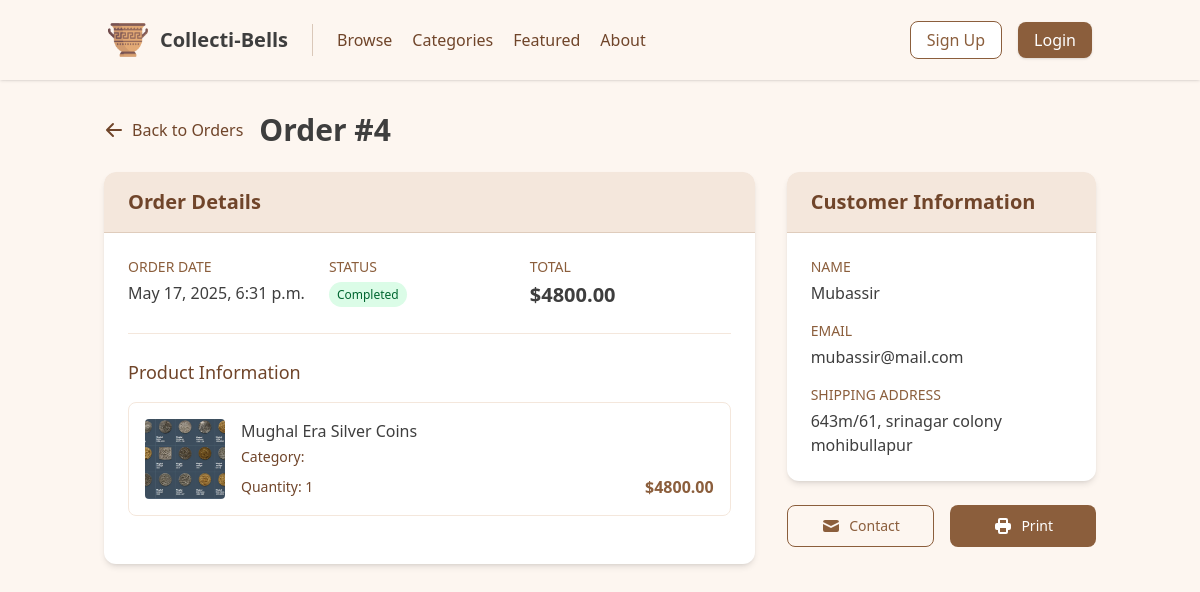
/orders/4/, run on the app's committed database.
### product/models.py (models this page shows, shortened)
class Order(models.Model):
    ORDER_STATUS = (
        ('pending', 'Pending'),
        ('completed', 'Completed'),
        ('cancelled', 'Cancelled'),
    )
    product = models.ForeignKey(Product, on_delete=models.CASCADE)
    customer_name = models.CharField(max_length=100)
    customer_email = models.EmailField()
    shipping_address = models.TextField()
    order_date = models.DateTimeField(auto_now_add=True)
    status = models.CharField(max_length=20, choices=ORDER_STATUS, default='pending')
    total_price = models.DecimalField(max_digits=10, decimal_places=2)
    class Meta:
        ordering = ['-order_date']

class Product(models.Model):
    name = models.CharField(max_length=50)
    description = models.TextField()
    price = models.DecimalField(max_digits=10, decimal_places=2)
    stock = models.IntegerField()
    image = models.ImageField(upload_to='products/')
    created_at = models.DateTimeField(auto_now_add=True)
    updated_at = models.DateTimeField(auto_now=True)
    origin = models.CharField(max_length=100, blank=True, null=True)
    age = models.PositiveIntegerField(help_text="Age of the antique item in years", blank=True, null=True)
    category = models.CharField(max_length=100, blank=True, null=True)  # Changed to CharField

### product/views.py (the view)
# urls.py: path('orders/<int:order_id>/', views.order_detail, name='order_detail'),
def order_detail(request, order_id):
    order = get_object_or_404(Order, id=order_id)
    return render(request, 'order_detail.html', {'order': order})

### templates/order_detail.html (shortened to what this page needs)
{% extends 'layout.html' %}
{% block content %}
<div class="container mx-auto px-4 py-8 animate-fade-in">
    <div class="mb-6 flex items-center">
        <a href="{% url 'order_history' %}"
           class="inline-flex items-center text-[#70452a] hover:text-[#8b5e3c] transition duration-200">
            <svg class="mr-2 w-5 h-5" xmlns="http://www.w3.org/2000/svg" viewBox="0 0 20 20" fill="currentColor">
                <path fill-rule="evenodd" d="M9.707 16.707a1 1 0 01-1.414 0l-6-6a1 1 0 010-1.414l6-6a1 1 0 011.414 1.414L5.414 9H17a1 1 0 110 2H5.414l4.293 4.293a1 1 0 010 1.414z" clip-rule="evenodd" />
            </svg>
            Back to Orders
        </a>
        <h1 class="text-3xl font-bold text-[#3e3e3e] ml-4 animate-slide-up">Order #{{ order.id }}</h1>
    </div>
    <div class="grid grid-cols-1 lg:grid-cols-3 gap-8">
        <div class="lg:col-span-2">
            <div class="bg-white rounded-xl shadow-md overflow-hidden animate-fade-in-up">
                <div class="px-6 py-4 bg-[#f4e7dc] border-b border-[#8b5e3c]/20">
                    <h2 class="text-xl font-semibold text-[#70452a]">Order Details</h2>
                </div>
                <div class="p-6">
                    <div class="flex flex-wrap mb-6 pb-6 border-b border-[#f4e7dc]">
                        <div class="w-full md:w-1/3 mb-4 md:mb-0">
                            <h3 class="text-sm font-medium text-[#8b5e3c]">ORDER DATE</h3>
                            <p class="text-[#3e3e3e] mt-1">{{ order.order_date|date:"F j, Y, g:i a" }}</p>
                        </div>
                        <div class="w-full md:w-1/3 mb-4 md:mb-0">
                            <h3 class="text-sm font-medium text-[#8b5e3c]">STATUS</h3>
                            <p class="text-[#3e3e3e] mt-1">
                                <span class="px-2 py-1 text-xs rounded-full bg-green-100 text-green-800">
                                    Completed
                                </span>
                            </p>
                        </div>
                        <div class="w-full md:w-1/3">
                            <h3 class="text-sm font-medium text-[#8b5e3c]">TOTAL</h3>
                            <p class="text-[#3e3e3e] font-bold text-xl mt-1">${{ order.total_price }}</p>
                        </div>
                    </div>
                    <div class="mb-6">
                        <h3 class="text-lg font-medium text-[#70452a] mb-4">Product Information</h3>
                        <div class="flex border border-[#f4e7dc] rounded-lg p-4">
                            <div class="w-20 h-20 flex-shrink-0">
                                {% if order.product.image %}
                                    <img src="{{ order.product.image.url }}"
                                         alt="{{ order.product.name }}"
                                         class="w-full h-full object-cover rounded">
                                {% endif %}
                            </div>
                            <div class="ml-4 flex-1">
                                <h4 class="text-[#3e3e3e] font-medium">{{ order.product.name }}</h4>
                                <p class="text-sm text-[#70452a] mt-1">Category: {{ order.product.category.name }}</p>
                                <div class="flex justify-between items-center mt-2">
                                    <span class="text-sm text-[#70452a]">Quantity: 1</span>
                                    <span class="font-semibold text-[#8b5e3c]">${{ order.product.price }}</span>
                                </div>
                            </div>
                        </div>
                    </div>
                </div>
            </div>
        </div>
        <div class="lg:col-span-1">
            <div class="bg-white rounded-xl shadow-md overflow-hidden animate-fade-in-up" style="animation-delay: 0.1s;">
                <div class="px-6 py-4 bg-[#f4e7dc] border-b border-[#8b5e3c]/20">
                    <h2 class="text-xl font-semibold text-[#70452a]">Customer Information</h2>
                </div>
                <div class="p-6">
                    <div class="mb-4">
                        <h3 class="text-sm font-medium text-[#8b5e3c] mb-1">NAME</h3>
                        <p class="text-[#3e3e3e]">{{ order.customer_name }}</p>
                    </div>
                    <div class="mb-4">
                        <h3 class="text-sm font-medium text-[#8b5e3c] mb-1">EMAIL</h3>
                        <p class="text-[#3e3e3e]">{{ order.customer_email }}</p>
                    </div>
                    <div>
                        <h3 class="text-sm font-medium text-[#8b5e3c] mb-1">SHIPPING ADDRESS</h3>
                        <p class="text-[#3e3e3e] whitespace-pre-line">{{ order.shipping_address }}</p>
                    </div>
                </div>
            </div>
            <div class="mt-6 flex gap-4 animate-fade-in-up" style="animation-delay: 0.2s;">
                <a href="mailto:{{ order.customer_email }}"
                   class="flex-1 inline-flex justify-center items-center py-2.5 px-4 border border-[#8b5e3c] text-[#8b5e3c] hover:bg-[#f4e7dc] rounded-lg transition duration-200 text-sm">
                    <svg class="w-5 h-5 mr-2" xmlns="http://www.w3.org/2000/svg" viewBox="0 0 20 20" fill="currentColor">
                        <path d="M2.003 5.884L10 9.882l7.997-3.998A2 2 0 0016 4H4a2 2 0 00-1.997 1.884z" />
                        <path d="M18 8.118l-8 4-8-4V14a2 2 0 002 2h12a2 2 0 002-2V8.118z" />
                    </svg>
                    Contact
                </a>
                <button onclick="window.print()"
                        class="flex-1 inline-flex justify-center items-center py-2.5 px-4 bg-[#8b5e3c] text-white hover:bg-[#70452a] rounded-lg transition duration-200 text-sm">
                    <svg class="w-5 h-5 mr-2" xmlns="http://www.w3.org/2000/svg" viewBox="0 0 20 20" fill="currentColor">
                        <path fill-rule="evenodd" d="M5 4v3H4a2 2 0 00-2 2v3a2 2 0 002 2h1v2a2 2 0 002 2h6a2 2 0 002-2v-2h1a2 2 0 002-2V9a2 2 0 00-2-2h-1V4a2 2 0 00-2-2H7a2 2 0 00-2 2zm8 0H7v3h6V4zm0 8H7v4h6v-4z" clip-rule="evenodd" />
                    </svg>
                    Print
                </button>
            </div>
        </div>
    </div>
</div>
{% endblock %}

### data on the page
Order: id "4", order_date "May 17, 2025, 6:31 p.m.", total_price "4800.00", product.image (picture), product.name "Mughal Era Silver Coins", product.price "4800.00", customer_name "Mubassir", customer_email "mubassir@mail.com", shipping_address "643m/61, srinagar colony mohibullapur"
